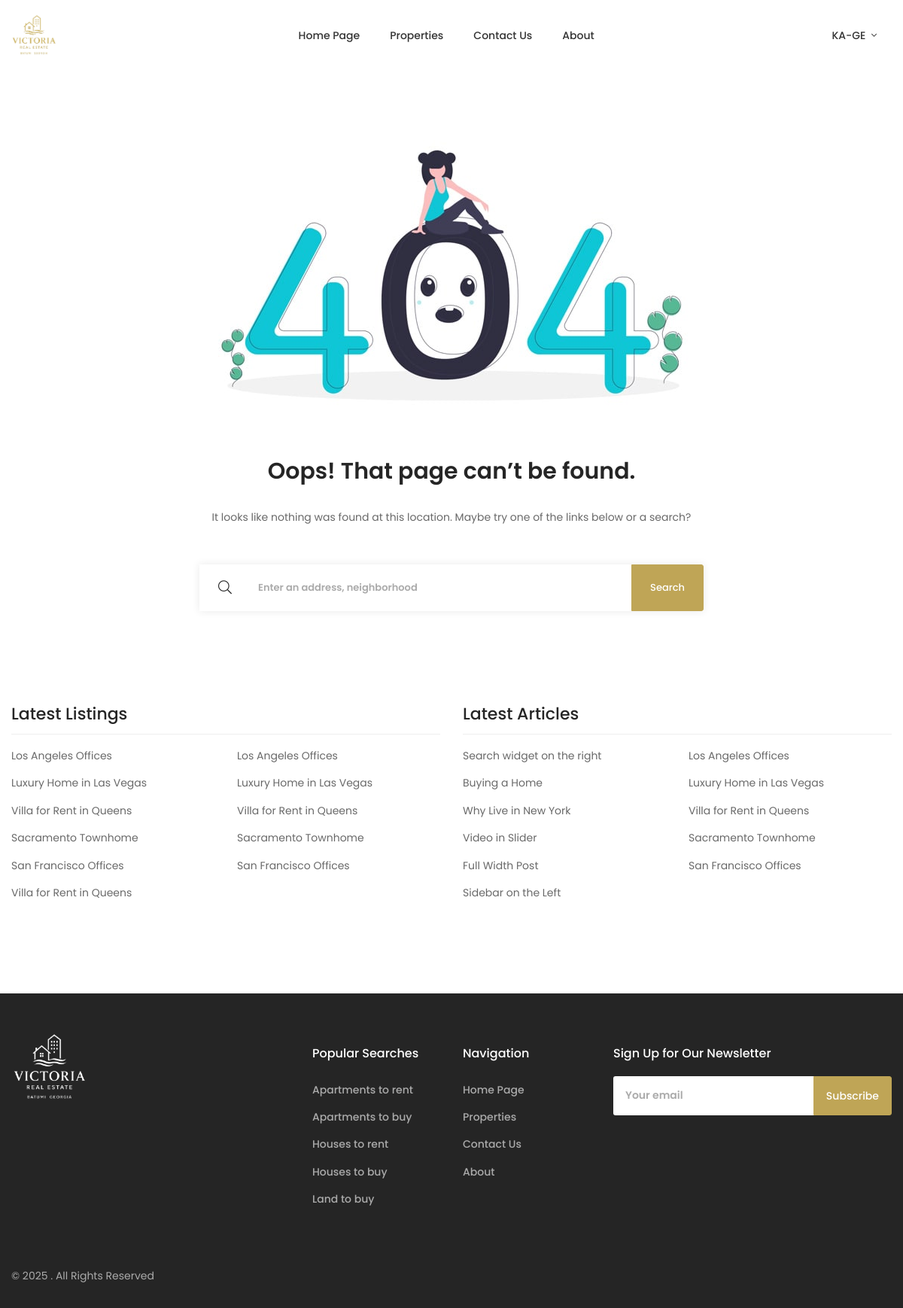
The page /404 on the database as committed earlier.
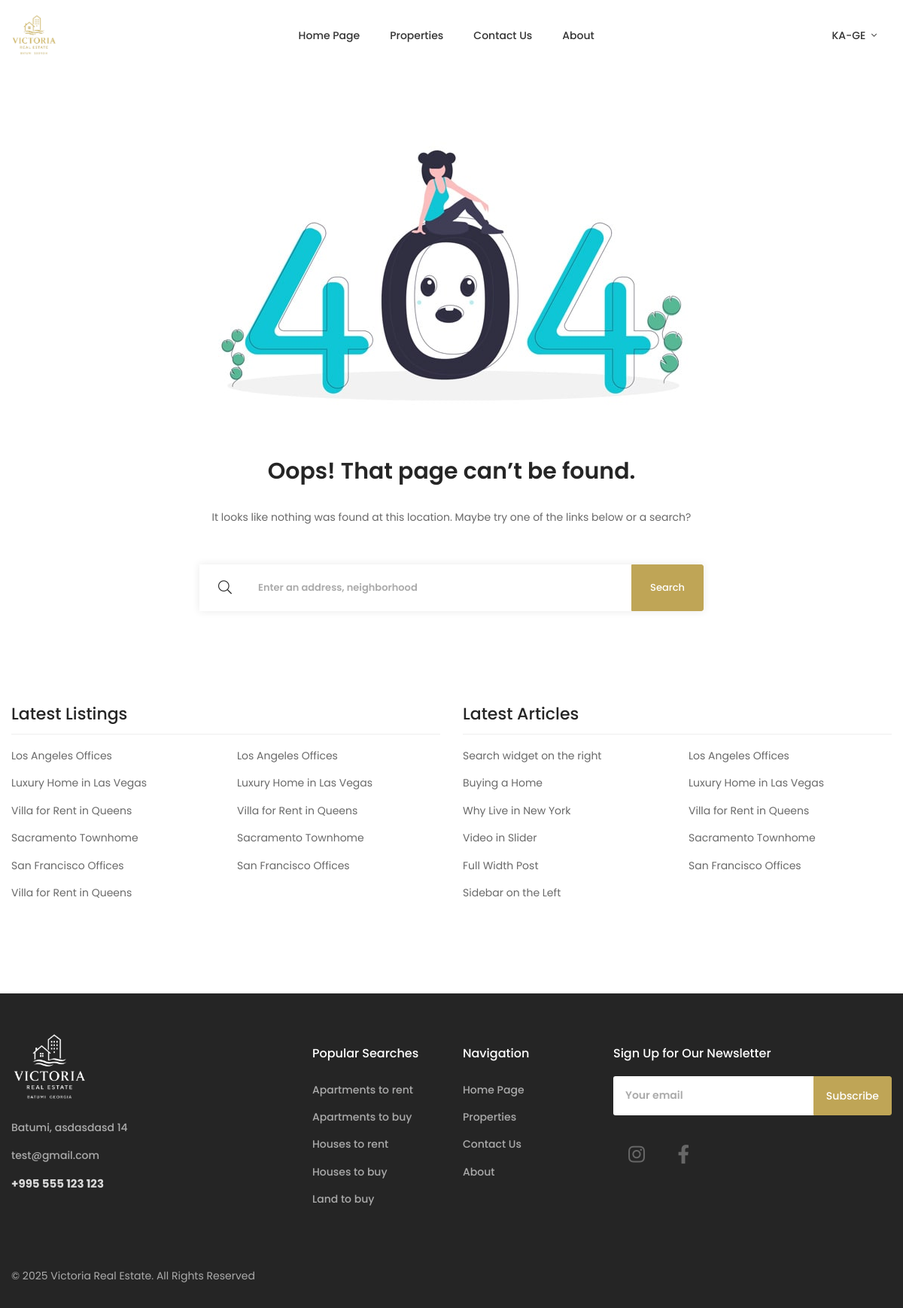
The same page on the database as committed later.
### website/models.py (models this page shows, shortened)
class HomePageContent(models.Model):
    company_name = models.CharField(max_length=200, help_text="Company name")
    hero_title = models.CharField(
        max_length=200,
        help_text=f"Main headline in {SUPPORTED_LANGUAGES[PRIMARY_LANGUAGE]}",
    )
    hero_subtitle = models.TextField(
        blank=True,
        help_text=f"Subtitle text in {SUPPORTED_LANGUAGES[PRIMARY_LANGUAGE]}",
    )
    hero_image = models.ImageField(upload_to="homepage/", help_text="Main banner image")
    about_title = models.CharField(
        max_length=200,
        blank=True,
        help_text=f"About section title in {SUPPORTED_LANGUAGES[PRIMARY_LANGUAGE]}",
    )
    about_content = models.TextField(
        blank=True,
        help_text=f"About section content in {SUPPORTED_LANGUAGES[PRIMARY_LANGUAGE]}",
    )
    about_image = models.ImageField(
        upload_to="homepage/", blank=True, null=True, help_text="About section image"
    )
    contact_phone = models.CharField(
        max_length=50, blank=True, help_text="Contact phone number"
    )
    contact_email = models.EmailField(blank=True, help_text="Contact email address")
    contact_address = models.TextField(blank=True, help_text="Physical address")
    facebook_url = models.URLField(blank=True, help_text="Facebook page URL")
    instagram_url = models.URLField(blank=True, help_text="Instagram profile URL")
    properties_count = models.PositiveIntegerField(
        default=0, help_text="Number of properties to display"
    )
    years_experience = models.PositiveIntegerField(
        default=0, help_text="Years of experience to display"
    )
    happy_customers = models.PositiveIntegerField(
        default=0, help_text="Number of happy customers to display"
    )
    updated_at = models.DateTimeField(auto_now=True)
    class Meta:
        verbose_name = "Home Page Content"
        verbose_name_plural = "Home Page Content"

### website/views.py (the view)
# urls.py: path("404", views.error_404, name="error_404"),
def error_404(request):
    return render(request, "homeid/404.html")

### website/context_processors.py (called while the page is built)
def homepage_content(request):
    home_page_content = HomePageContent.objects.first()
    return {
        "footer_content": {
            "company_name": (
                home_page_content.company_name if home_page_content else None
            ),
            "address": (
                home_page_content.contact_address if home_page_content else None
            ),
            "email": (home_page_content.contact_email if home_page_content else None),
            "phone": (home_page_content.contact_phone if home_page_content else None),
            "facebook_url": (
                home_page_content.facebook_url if home_page_content else None
            ),
            "instagram_url": (
                home_page_content.instagram_url if home_page_content else None
            ),
        }
    }

### templates/homeid/404.html (shortened to what the changed rows need)
{% extends 'homeid/layout.html' %} {% load static %} {% block content %}
<main id="content">
  <section class="pt-9 pb-10">
    <div class="container">
      <div class="text-center mb-15">
        <h1 class="fs-30 lh-16 text-dark font-weight-600 mb-5">
          Oops! That page can’t be found.
        </h1>
      </div>
      <div class="row">
        <div class="col-lg-6 mb-6">
          <h2 class="fs-22 lh-15 text-dark border-bottom pb-2 mb-2 pr-lg-7">
            Latest Listings
          </h2>
        </div>
        <div class="col-lg-6 mb-6">
          <h2 class="fs-22 lh-15 text-dark border-bottom pb-2 mb-2">
            Latest Articles
          </h2>
        </div>
      </div>
    </div>
  </section>
</main>
{% endblock %}

### templates/homeid/layout.html (shortened to what the changed rows need)
{% load static %} {% load i18n %} {% get_current_language as LANGUAGE_CODE %}
{% get_available_languages as LANGUAGES %}
<!DOCTYPE html>
<html lang="en">
  <head>
    <link
      rel="stylesheet"
      href="{% static 'vendors/fontawesome-pro-5/css/all.css' %}"
    />
    <link
      rel="stylesheet"
      href="{% static 'vendors/bootstrap-select/css/bootstrap-select.min.css' %}"
    />
    <link rel="stylesheet" href="{% static 'vendors/slick/slick.min.css' %}" />
    <link
      rel="stylesheet"
      href="{% static 'vendors/magnific-popup/magnific-popup.min.css' %}"
    />
    <link
      rel="stylesheet"
      href="{% static 'vendors/jquery-ui/jquery-ui.min.css' %}"
    />
    <link
      rel="stylesheet"
      href="{% static 'vendors/chartjs/Chart.min.css' %}"
    />
    <link
      rel="stylesheet"
      href="{% static 'vendors/dropzone/css/dropzone.min.css' %}"
    />
    <link rel="stylesheet" href="{% static 'vendors/animate.css' %}" />
    <link
      rel="stylesheet"
      href="{% static 'vendors/timepicker/bootstrap-timepicker.min.css' %}"
    />
    <link
      rel="stylesheet"
      href="{% static 'vendors/mapbox-gl/mapbox-gl.min.css' %}"
    />
    <link
      rel="stylesheet"
      href="{% static 'vendors/dataTables/jquery.dataTables.min.css' %}"
    />
    <link rel="stylesheet" href="{% static 'css/themes.css' %}" />
  </head>
  <body>
    {% block content %} {% endblock %}
    <footer class="bg-dark pt-8 pb-6 footer text-muted">
      <div class="container">
        <div class="row">
          <div class="col-md-6 col-lg-4 mb-6 mb-md-0">
            <div class="lh-26 font-weight-500">
              <p class="mb-0">{{ footer_content.address }}</p>
              {% if footer_content.email %}
              <a
                class="d-block text-muted hover-white"
                href="mailto:{{ footer_content.email }}"
                >{{ footer_content.email }}</a
              >
              {% endif %}
              {% if footer_content.phone %}
              <a
                class="d-block text-lighter font-weight-bold fs-15 hover-white"
                href="tel:{{ footer_content.phone }}"
                >{{ footer_content.phone }}</a
              >
              {% endif %}
            </div>
          </div>
          <div class="col-md-6 col-lg-4 mb-6 mb-md-0">
            <ul class="list-inline mb-0">
              {% if footer_content.instagram_url %}
              <li class="list-inline-item mr-0">
                <a
                  href="{{ footer_content.instagram_url }}"
                  class="text-white opacity-3 fs-25 px-4 opacity-hover-10"
                  ><i class="fab fa-instagram"></i
                ></a>
              </li>
              {% endif %}
              {% if footer_content.facebook_url %}
              <li class="list-inline-item mr-0">
                <a
                  href="{{ footer_content.facebook_url }}"
                  class="text-white opacity-3 fs-25 px-4 opacity-hover-10"
                  ><i class="fab fa-facebook-f"></i
                ></a>
              </li>
              {% endif %}
            </ul>
          </div>
        </div>
        <div class="mt-0 mt-md-10 row">
          <p class="col-md-auto mb-0 text-muted">
            © 2025 {{ footer_content.company_name }}. All Rights Reserved
          </p>
        </div>
      </div>
    </footer>
  </body>
</html>

Rows that differ between the two databases and show on the page:
now on this page (row edited): HomePageContent: address "Batumi, asdasdasd 14", email "test@gmail.com", phone "+995 555 123 123", company_name "Victoria Real Estate"
changed HomePageContent: contact_email empty → "test@gmail.com" (drawn); contact_phone empty → "+995 555 123 123" (drawn); instagram_url empty → "http://insta.com" (drawn); facebook_url empty → "http://facebook.com" (drawn)
